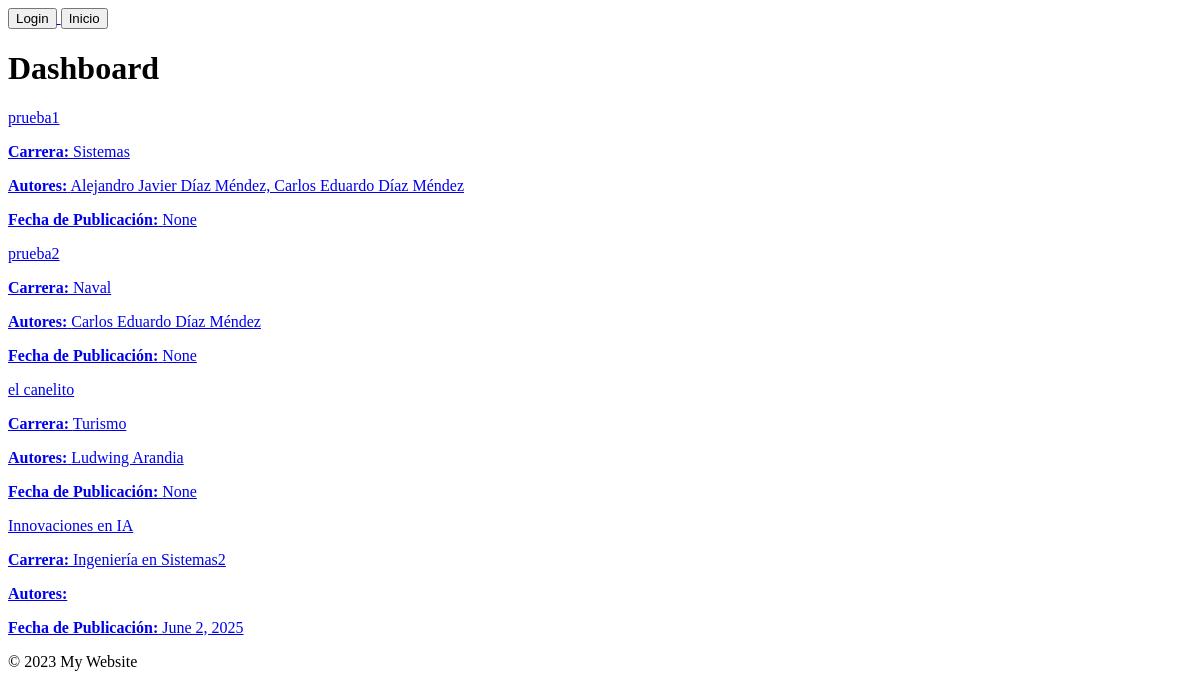
Before: / with the older database file.
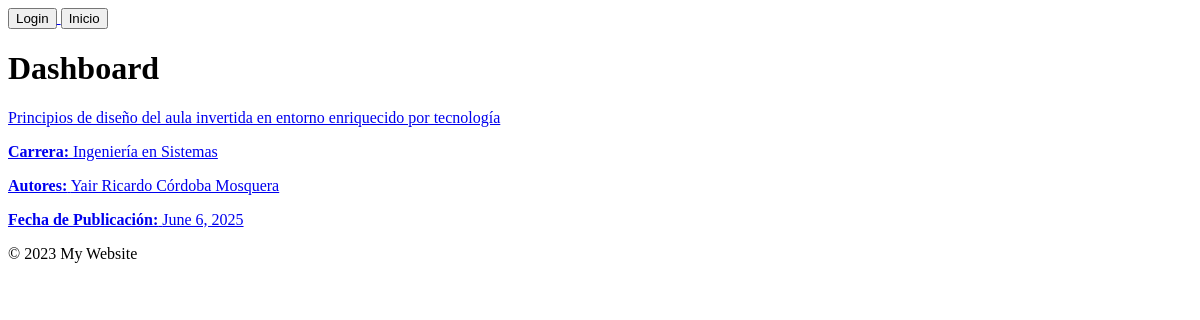
After: the same page with the newer database file.
### core/models.py (models this page shows)
class Tesis(models.Model):
    resumen = models.CharField(max_length=1000)
    titulo = models.CharField(max_length=100)
    fecha_publicacion = models.DateField(auto_now_add=True)
    numero_paginas = models.IntegerField()
    periodo_academico = models.ForeignKey(
        Periodos,
        on_delete=models.CASCADE,
    )
    carrera = models.ForeignKey(
        Carreras,
        on_delete=models.CASCADE,
    )
    documento = models.FileField(upload_to='thesis/')
    estado = models.BooleanField(default=True)

class Carreras(models.Model):
    nombre = models.CharField(max_length=25)

### core/views.py (the view)
# urls.py: path('', views.dashboard, name="dashboard"),
def dashboard(request):
    ultima_tesis_por_carrera = ultima_tesis_carreras.obtener_ultimas_tesis_por_carrera()
    return render(request, 'core/dashboard.html', {'ultima_tesis_carrera': ultima_tesis_por_carrera})

### core/utils/ultima_tesis_carreras.py (called while the page is built)
def obtener_ultimas_tesis_por_carrera():
    carreras = Carreras.objects.all()
    resultados = []
    for carrera in carreras:
        ultima_tesis = Tesis.objects.filter(carrera=carrera).order_by('-fecha_publicacion').first()
        if ultima_tesis:
            autores = TesisAutores.objects.filter(tesis=ultima_tesis).select_related('autor')
            autores_nombres = [f"{autor.autor.nombres} {autor.autor.apellidos}" for autor in autores]
            resultados.append({
                'id_tesis': ultima_tesis.id,
                'titulo': ultima_tesis.titulo,
                'carrera': carrera.nombre,
                'autores': ', '.join(autores_nombres),
                'fecha_publicacion': ultima_tesis.fecha_publicacion,
            })
    return resultados

### core/templates/core/dashboard.html (shortened to what this page needs)
{% extends 'core/layouts/navbar.html' %}
{% block main %}
{% load static %}
    <h1>Dashboard</h1>
    {% for tesis in ultima_tesis_carrera %}
        <div>
            {% if tesis.id_tesis %}
            <a href="{% url 'tesis_detail' tesis.id_tesis %}">{{ tesis.titulo }}
            <p><strong>Carrera:</strong> {{tesis.carrera}}</p>
            <p><strong>Autores:</strong> {{ tesis.autores }}</p>
            <p><strong>Fecha de Publicación:</strong> {{ tesis.fecha_publicacion }}</p>
            </a>
            {% endif %}
        </div>
    {% endfor %}
{% endblock main %}

Changed rows visible on the page:
removed Tesis: titulo "prueba2"
removed Carreras: carrera "Naval"
removed Tesis: titulo "el canelito"
removed Carreras: carrera "Turismo"
removed Tesis: titulo "Innovaciones en IA", fecha_publicacion "June 2, 2025"
removed Carreras: carrera "Ingeniería en Sistemas2"
Other visible differences:
new list line: "Principios de diseño del aula invertida en entorno enriquecido por tecnología June 6, 2025"
new list line: "Carrera: Autores: Yair Ricardo Córdoba Mosquera Fecha de Publicación:"
new list line: "Ingeniería en Sistemas"
list line gone: "prueba1"
list line gone: "Carrera: Autores: Alejandro Javier Díaz Méndez, Carlos Eduardo Díaz Méndez Fecha de Publicación: None"
list line gone: "Sistemas"
list line gone: "Carrera: Autores: Carlos Eduardo Díaz Méndez Fecha de Publicación: None"
list line gone: "Carrera: Autores: Ludwing Arandia Fecha de Publicación: None"
list line gone: "Carrera: Autores: Fecha de Publicación:"
